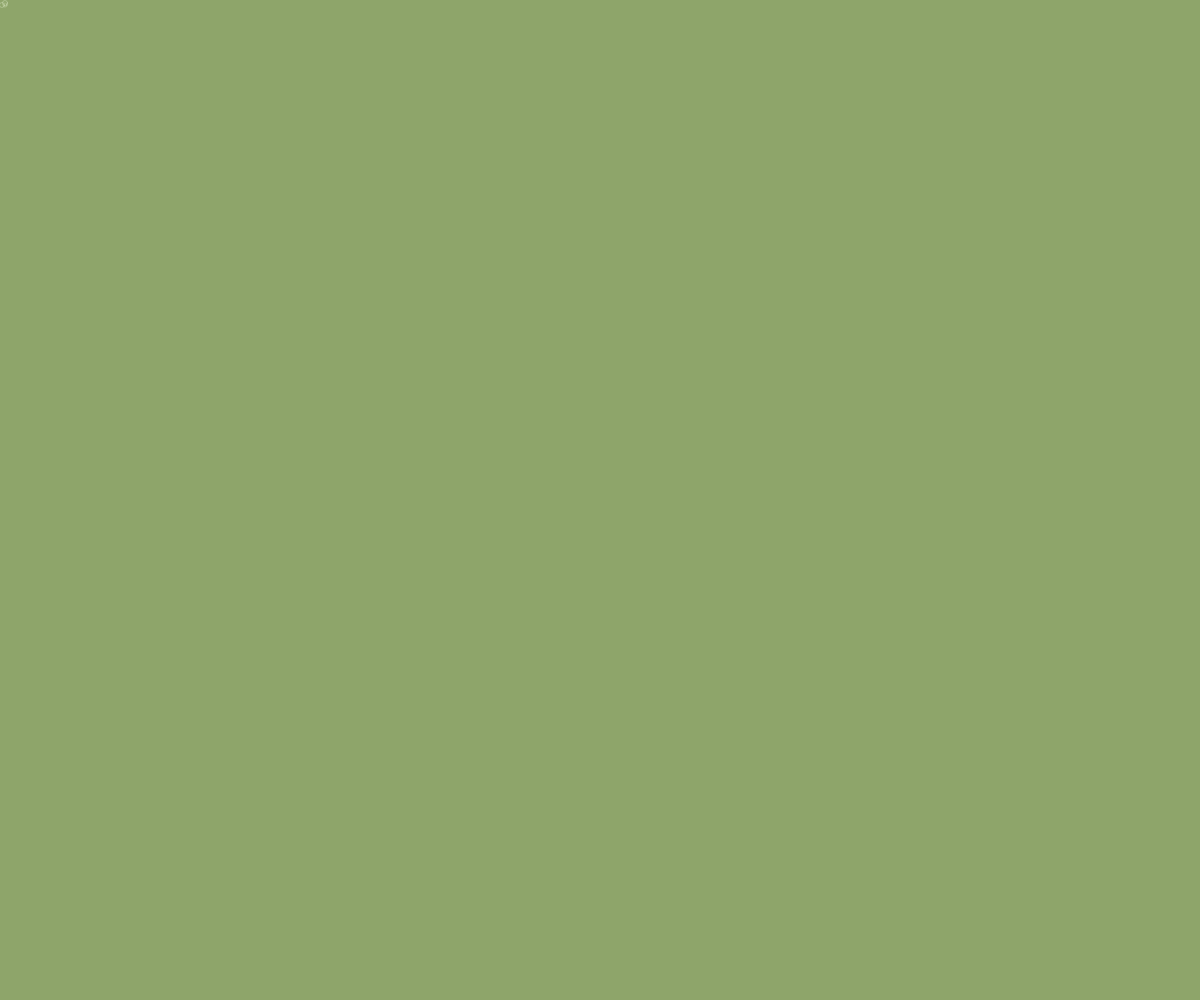
Frame 1 (no input)
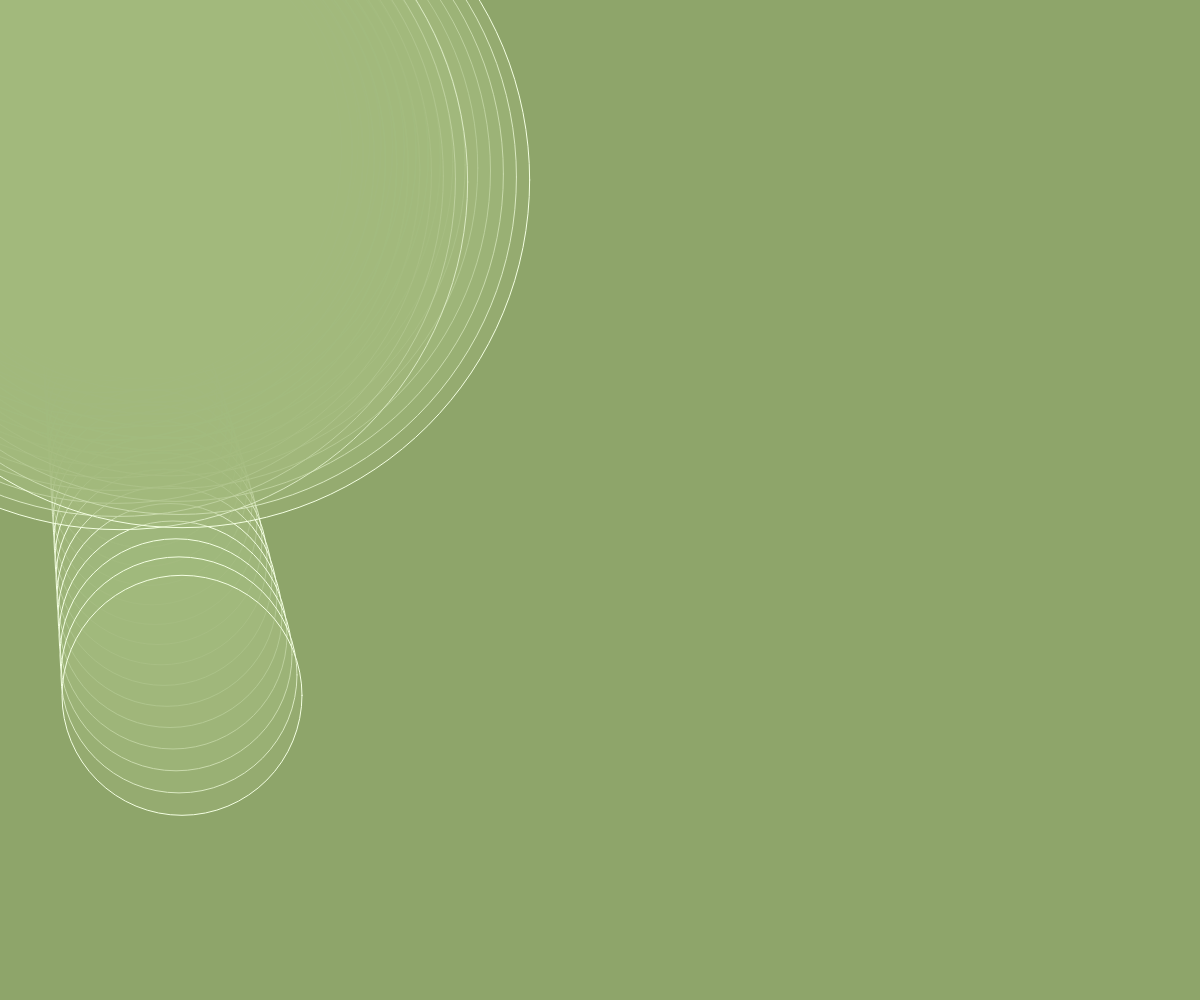
Frame 60 (no input)
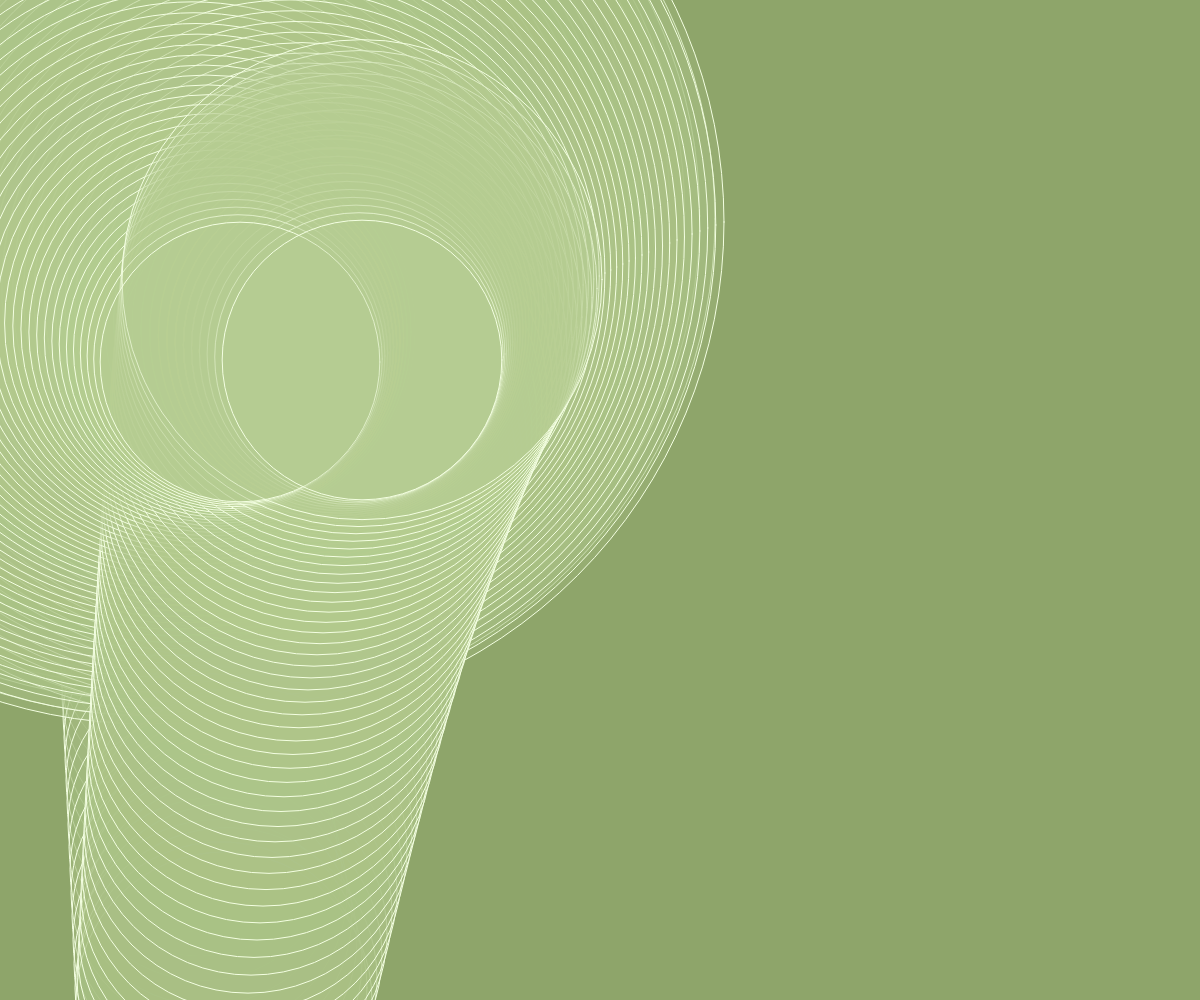
Frame 120 (the mouse pressed at the canvas centre since frame 60)

The p5.js sketch that drew these frames (run headless with seeded random() and noise() and a simulated clock; from frame 60 on, the mouse is pressed at the canvas centre):

// p5.js sketch
// ── sketch.js
function setup() {
  createCanvas(windowWidth, windowHeight);
  // background(244,255,226);
  background(142,165,106);
}
var x =5, y=5
var vx = 3, vy = 3
function draw() {
fill(142+frameCount/3,165+frameCount/3,106+frameCount/3,80);
  // fill(142+frameCount/3,165+frameCount/3,106+frameCount/3);
  stroke(244,255,226,70+frameCount*4)
  
  ellipse(x, y, frameCount*4,);
  ellipse(frameCount*2, x, y);
  ellipse(x, frameCount*3, y);
  x = x+vx
  y = y+vy
  vy +=0.3
  if(y>height){
    vy =-vy*0.9
    y =height}
    
  
  
}
